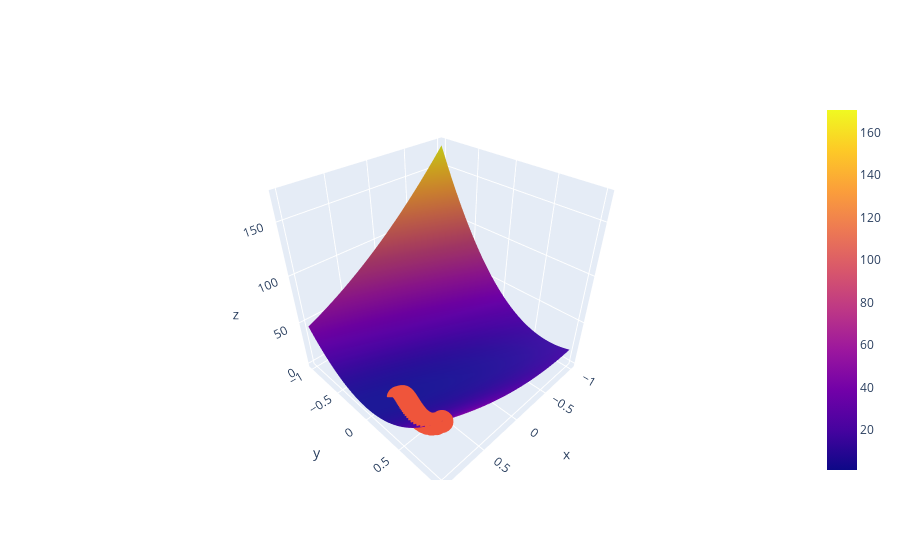

Notebook code cell kept with this figure:
### Markdown cell above
❓ [isteğe bağlı] Peki ya 3D? Aşağıda aynı veriyi [plot.ly 3D kontur grafiği](https://plotly.com/python/3d-surface-plots/) üzerinde çizmeyi deneyin

### Code cell
import plotly.graph_objects as go

surface = go.Surface(x=range_a, y=range_b, z=Z)
scatter = go.Scatter3d(x=history['new_a'], y=history['new_b'], z=history['loss'], mode='markers')
fig = go.Figure(data=[surface, scatter])

#fig.update_layout(title='Loss Function', autosize=False, width=500, height=500)
fig.show()
